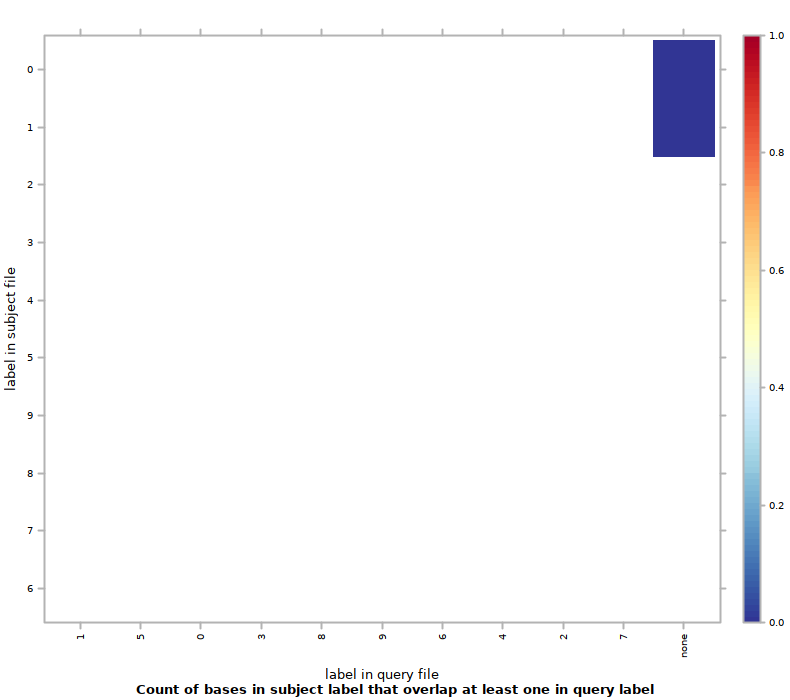

This chart was generated by the following R code:
#!/usr/bin/env Rscript
## transcript produced by Segtools 1.1.14

segtools.r.dirname <-
  system2("python",
          c("-c", "'import segtools; print segtools.get_r_dirname()'"),
          stdout = TRUE)

source(file.path(segtools.r.dirname, 'common.R'))
source(file.path(segtools.r.dirname, 'overlap.R'))
save.overlap.performance('./K5seq1bpexo2bp/overlap-ordered', 'overlap.performance', './K5seq1bpexo2bp/overlap-ordered/overlap.tab', row.normalize = 'FALSE', mnemonic_file = './K5seq1bpexo2bp/overlap-direct/mnemonics1_new.txt', clobber = FALSE, col_mnemonic_file = './K5seq1bpexo2bp/overlap-direct/mnemonics2_new.txt')
save.overlap.heatmap('./K5seq1bpexo2bp/overlap-ordered', 'overlap', './K5seq1bpexo2bp/overlap-ordered/overlap.tab', clobber = FALSE, col_mnemonic_file = './K5seq1bpexo2bp/overlap-direct/mnemonics2_new.txt', cluster = FALSE, max_contrast = FALSE, row.normalize = 'FALSE', mnemonic_file = './K5seq1bpexo2bp/overlap-direct/mnemonics1_new.txt')
